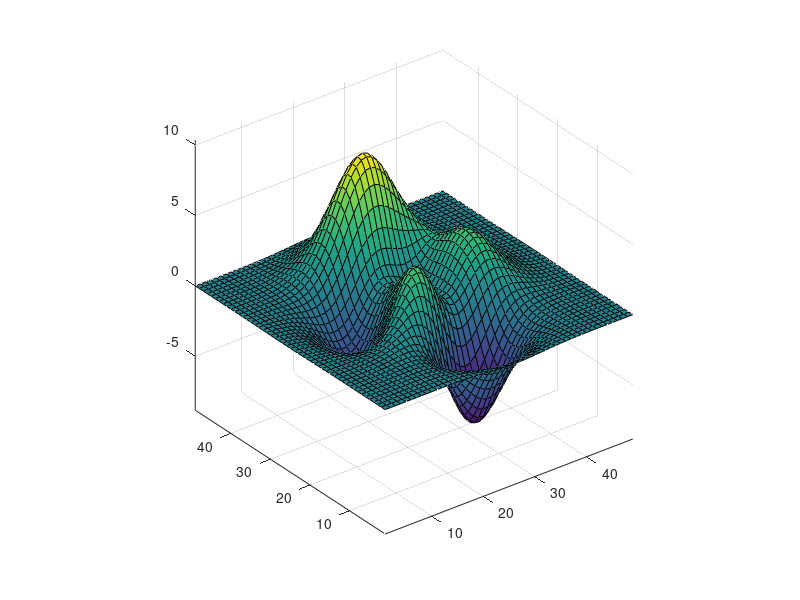

Source code (MATLAB):
%% Rotate Camera Along Circle Around Axes
% Rotate in the camera coordinate system to orbit the camera around the axes 
% along a circle while keeping the center of a circle at the camera target.

surf(peaks)
axis vis3d

for i=1:36
   camorbit(10,0,'camera')
   drawnow
end

%% 
% Copyright 2012 The MathWorks, Inc.